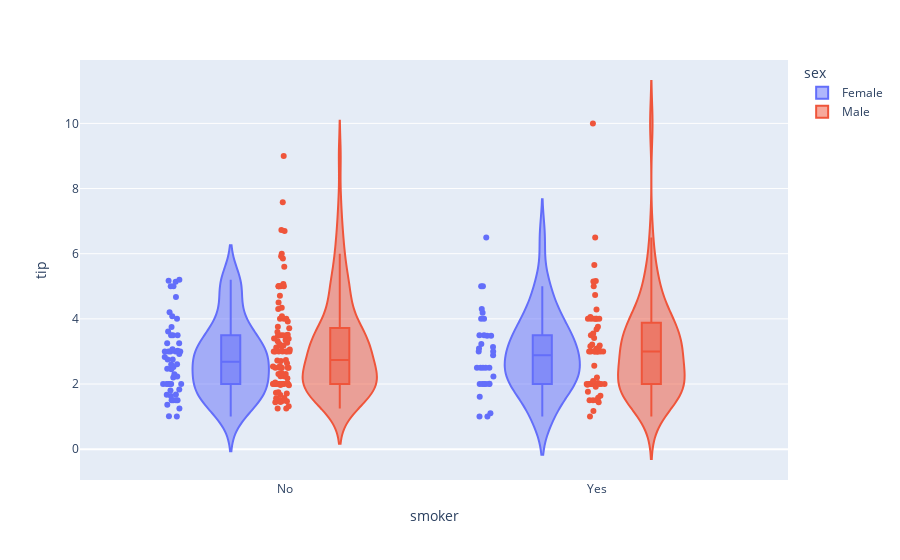

This figure's notebook cell:
### Code cell
import plotly.express as px

df = px.data.tips()
fig = px.violin(df, y="tip", x="smoker", color="sex", box=True, points="all",
          hover_data=df.columns)
fig.show()

### Figure 1 — Plotly figure (JSON) as saved in the notebook; plotly's stock layout.template omitted (floating-point values rounded to 4 significant figures; data arrays with more than 128 entries replaced by an {"elided": "..."} marker saying what was removed)
{"data": [{"alignmentgroup": "True", "box": {"visible": true}, "customdata": {"elided": "87x5 mixed values"}, "hovertemplate": "sex=%{customdata[1]}<br>smoker=%{x}<br>tip=%{y}<br>total_bill=%{customdata[0]}<br>day=%{customdata[2]}<br>time=%{customdata[3]}<br>size=%{customdata[4]}<extra></extra>", "legendgroup": "Female", "marker": {"color": "#636efa"}, "name": "Female", "offsetgroup": "Female", "orientation": "v", "points": "all", "scalegroup": "True", "showlegend": true, "type": "violin", "x": ["No", "No", "No", "No", "No", "No", "No", "No", "No", "No", "No", "No", "No", "No", "No", "No", "Yes", "No", "Yes", "Yes", "No", "No", "No", "Yes", "Yes", "No", "Yes", "Yes", "Yes", "Yes", "No", "Yes", "No", "No", "No", "No", "No", "No", "No", "No", "No", "No", "No", "No", "No", "No", "No", "No", "No", "No", "No", "No", "No", "No", "No", "No", "No", "No", "No", "No", "No", "Yes", "Yes", "Yes", "Yes", "Yes", "Yes", "Yes", "Yes", "Yes", "Yes", "Yes", "Yes", "Yes", "Yes", "Yes", "Yes", "Yes", "Yes", "Yes", "No", "Yes", "Yes", "Yes", "No", "Yes", "No"], "x0": " ", "xaxis": "x", "y": [1.01, 3.61, 5, 3.02, 1.67, 3.5, 2.75, 2.23, 3, 3, 2.45, 3.07, 2.6, 5.2, 1.5, 2.47, 1, 3, 3.14, 5, 2.2, 1.83, 5.17, 1, 4.3, 3.25, 2.5, 3, 2.5, 3.48, 4.08, 4, 1, 4, 3.5, 1.5, 1.8, 2.92, 1.68, 2.52, 4.2, 2, 2, 2.83, 1.5, 2, 3.25, 1.25, 2, 2, 2.75, 3.5, 5, 2.3, 1.5, 1.36, 1.63, 5.14, 3.75, 2.61, 2, 3, 1.61, 2, 4, 3.5, 3.5, 4.19, 5, 2, 2.01, 2, 2.5, 3.23, 2.23, 2.5, 6.5, 1.1, 3.09, 3.48, 3, 2.5, 2, 2.88, 4.67, 2, 3], "y0": " ", "yaxis": "y"}, {"alignmentgroup": "True", "box": {"visible": true}, "customdata": {"elided": "157x5 mixed values"}, "hovertemplate": "sex=%{customdata[1]}<br>smoker=%{x}<br>tip=%{y}<br>total_bill=%{customdata[0]}<br>day=%{customdata[2]}<br>time=%{customdata[3]}<br>size=%{customdata[4]}<extra></extra>", "legendgroup": "Male", "marker": {"color": "#EF553B"}, "name": "Male", "offsetgroup": "Male", "orientation": "v", "points": "all", "scalegroup": "True", "showlegend": true, "type": "violin", "x": {"elided": "157 str values"}, "x0": " ", "xaxis": "x", "y": {"elided": "157 float values"}, "y0": " ", "yaxis": "y"}], "layout": {"legend": {"title": {"text": "sex"}, "tracegroupgap": 0}, "margin": {"t": 60}, "violinmode": "group", "xaxis": {"anchor": "y", "domain": [0, 1], "title": {"text": "smoker"}}, "yaxis": {"anchor": "x", "domain": [0, 1], "title": {"text": "tip"}}}}
